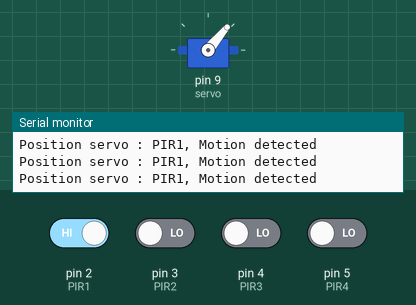
Recording of a sketch running on a simulated Arduino Uno, built with avr-gcc and run on an emulated ATmega328P. Parts: servo, the last lines printed to the serial monitor. Inputs (shaded band) come from the test bench; at power-on: pin 2 (PIR1) HIGH, pin 3 (PIR2), pin 4 (PIR3), pin 5 (PIR4) LOW.

Above: at 1.2 s.
1.3 s: pin 2 (PIR1) driven LOW
At 1.45 s:
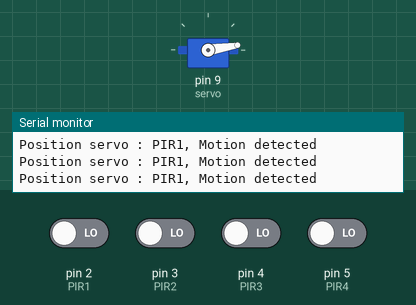
4.3 s: pin 3 (PIR2) driven HIGH
9.2 s: pin 2 (PIR1) driven HIGH
At 10.4 s:
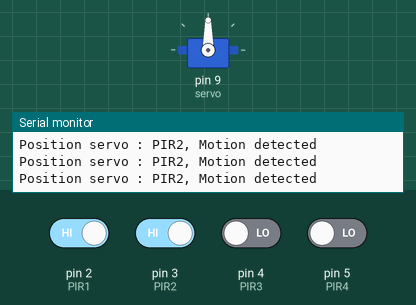
Timing chart, 0 to 12.2 s (numbered marks = the images above; inputs shaded):
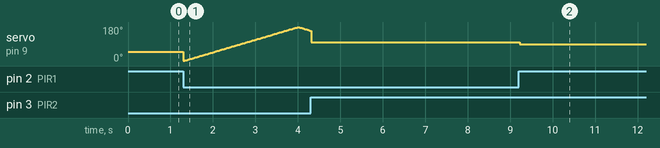

The sketch:

ESSAI_POUR_LOCK_AND_UNLOCK_RFID.ino
```cpp
#include <Servo.h> //inclure la bibliothèque du servomoteur (ses commandes spécifiques)
Servo servo; //assigner l'objet "servo" comme servomoteur


int PIR1 = 2;   //pins respectifs des capteurs PIR
int PIR2 = 3;
int PIR3 = 4;
int PIR4 = 5;


// désigner les variables PIRvalue comme bouléenne
// c'est à dire soit  TRUE ou HIGH (détection) soit FALSE ou LOW(non détection)
boolean PIRvalue1;
boolean PIRvalue2;
boolean PIRvalue3;
boolean PIRvalue4;
boolean togglestate= true;


void setup()
{
     Serial.begin(9600); //interpeller le serial monitor pour afficher output sur serial monitor
     servo.attach(9); // pin servo D9


     pinMode(PIR2, INPUT);
     pinMode(PIR2, INPUT);
     pinMode(PIR3, INPUT);
     pinMode(PIR4, INPUT);


     //TARER - Temps pour PIRs de se (re)mettre en LOW, phase initiale
     Serial.print ("Setting PIR sensors ");
     Serial.println ("PIR Ready to go!");
     servo.write(0); // bouger servo position initial 50 degrés
}
int pos=0;
bool direct=false;
long prevTime=0;


void loop()
{

    PIRvalue1 = digitalRead(PIR1);
    PIRvalue2 = digitalRead(PIR2);
    PIRvalue3 = digitalRead(PIR3);
    PIRvalue4 = digitalRead(PIR4);

if (togglestate= true)

{

/************************************** SERVO MOTOR AND PIR SENSORS PART *******************************/
    if (PIRvalue1 == LOW && PIRvalue2 == LOW && PIRvalue3 == LOW && PIRvalue4 == LOW)
{
    if((millis()-prevTime)>=15)
{
    prevTime=millis();
    if(pos==180)direct=true;
    if(pos==0)direct=false;
    if(direct)pos--;
    else pos++;
    servo.write(pos);
}
}
    else if (PIRvalue1 == HIGH && PIRvalue2 == LOW && PIRvalue3 == LOW && PIRvalue4 == LOW ) // && désigne le "et logique" bouléenne
{

    servo.write(50);
    Serial.println("Position servo : PIR1, Motion detected");
}
    else if (PIRvalue1 == LOW && PIRvalue2 == HIGH && PIRvalue3 == LOW && PIRvalue4 == LOW) // && désigne le "et logique" bouléenne
{

    servo.write(100);
    Serial.println("Position servo : PIR2, Motion detected");
}
    else if (PIRvalue1 == LOW && PIRvalue2 == LOW && PIRvalue3 == HIGH && PIRvalue4 == LOW) // && désigne le "et logique" bouléenne
{

    servo.write(150);
    Serial.println("Position servo : PIR2, Motion detected");
}
    else if (PIRvalue1 == LOW && PIRvalue2 == LOW && PIRvalue3 == LOW && PIRvalue4 == HIGH) // && désigne le "et logique" bouléenne
{

    servo.write(160);
    Serial.println("Position servo : PIR2, Motion detected");
}
    else if (PIRvalue1 == HIGH && PIRvalue2 == HIGH ) // && désigne le "et logique" bouléenne
{
    servo.write(90);
    Serial.println("Position servo : PIR2, Motion detected");
}
    else
{
    Serial.println("No motion");
}
}

/******************************* REAL TIME CLOCK PART *********************************************/


/********************************* REMOTE CONTROL PART *************************************************/


 }
```

Measured:
- after the input at 9.2 s, servo on pin 9 (servo): 100° → 90° at once
